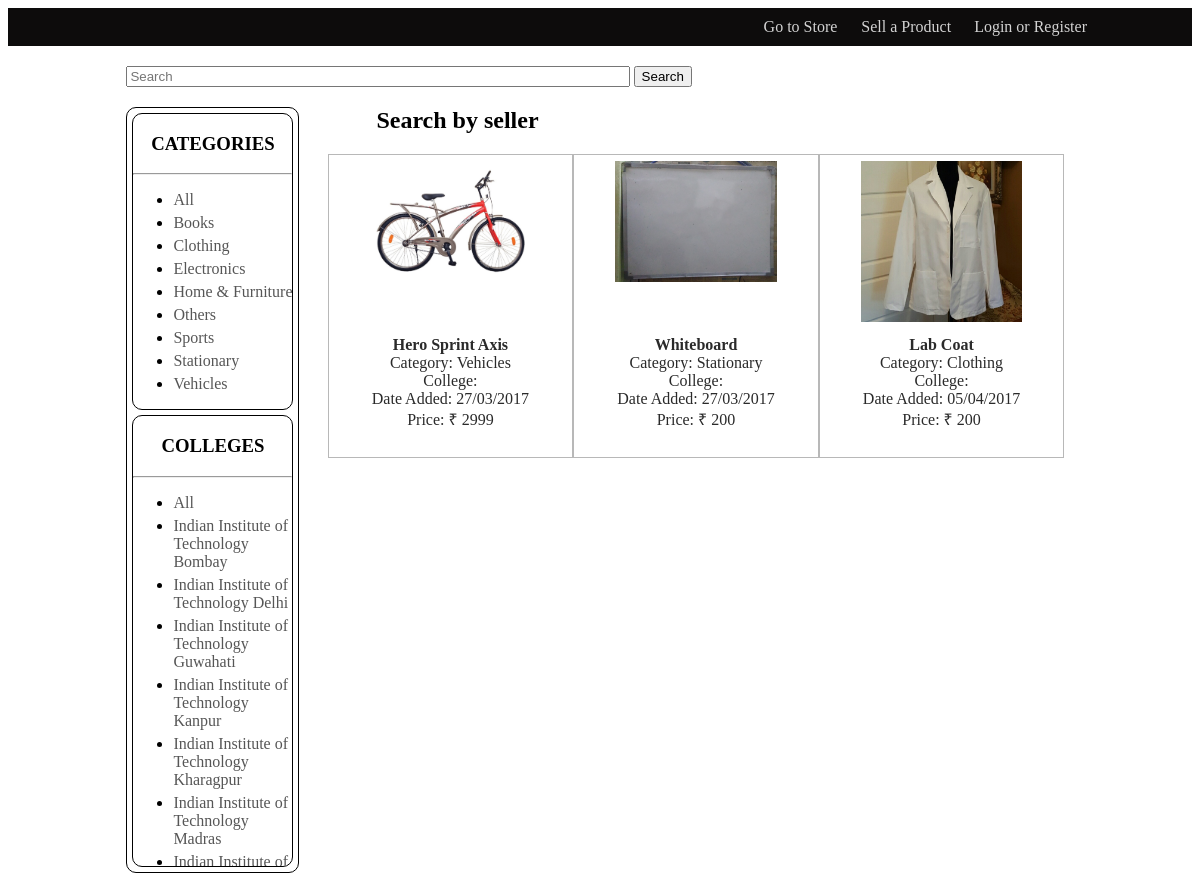
/store?seller=4, run on the app's committed database.
### tables this page shows
CREATE TABLE `categories` (
  `id` int(2) unsigned NOT NULL AUTO_INCREMENT,
  `name` varchar(255) NOT NULL,
  PRIMARY KEY (`id`),
  UNIQUE KEY `name` (`name`)
);

CREATE TABLE `colleges` (
  `id` int(10) unsigned NOT NULL AUTO_INCREMENT,
  `name` varchar(255) NOT NULL,
  PRIMARY KEY (`id`),
  UNIQUE KEY `name` (`name`)
);

CREATE TABLE `products` (
  `id` int(10) unsigned NOT NULL AUTO_INCREMENT,
  `name` varchar(255) NOT NULL,
  `description` varchar(255) NOT NULL,
  `contact` varchar(255) NOT NULL,
  `image` varchar(255) NOT NULL,
  `price` int(10) unsigned NOT NULL,
  `category_id` int(10) unsigned NOT NULL,
  `user_id` int(10) unsigned NOT NULL,
  `datetime` datetime NOT NULL,
  `sold` char(1) NOT NULL DEFAULT 'n',
  PRIMARY KEY (`id`),
  KEY `user_id` (`user_id`),
  KEY `category_id` (`category_id`),
  CONSTRAINT `products_ibfk_1` FOREIGN KEY (`category_id`) REFERENCES `categories` (`id`) ON UPDATE CASCADE,
  CONSTRAINT `products_ibfk_2` FOREIGN KEY (`user_id`) REFERENCES `users` (`id`) ON UPDATE CASCADE
);

### includes/helpers.php (called while the page is built, shortened)
<?php
    function render ($view, $values = [])
    {
        extract($values);
        require(__DIR__."/../views/header.php");
        require(__DIR__."/../views/".$view.".php");
        require(__DIR__."/../views/footer.php");
        exit;
    }
?>

### controllers/store.php (called while the page is built, shortened)
<?php
    $categories = get_categories();
    $colleges = get_colleges();
    if (empty($_GET["category"]) && empty($_GET["college"]) && empty($_GET["seller"])  && empty($_GET["q"]))
    {
        $products = get_recent_products();
        $search_head = "Recent Additions";
    }
    else if (empty($_GET["college"]) && empty($_GET["seller"]) && empty($_GET["q"]))
    {
        $products = get_products_by(1, $_GET["category"]);
        $search_head = "Category: ".$products[0]["category"];
    }
    else if (empty($_GET["seller"]) && empty($_GET["q"]))
    {
        $products = get_products_by(2, $_GET["college"]);
        $search_head = "College: ".$products[0]["college"];
    }
    else if (empty($_GET["q"]))
    {
        $products = get_products_by(3, $_GET["seller"]);
        $search_head = "Search by seller";
    }
    else
    {
	$products = search_products($_GET["q"]);
	$search_head = "Search: ".htmlspecialchars($_GET["q"]);
    }
    render("store_view", ["title" => "Store", "categories" => $categories, "colleges" => $colleges, "search_head" => $search_head, "products" => $products]);
?>

### public/index.php (called while the page is built, shortened)
<?php
    if (isset($_GET["url"]))
        $url = $_GET["url"];
    else
        $url = "store";
    require("../controllers/".$url.".php");
?>

### models/db.php (called while the page is built, shortened)
<?php
    function get_colleges()
    {
        $dbh = $GLOBALS["dbh"];
        $clgs = $dbh->query("SELECT * FROM colleges");
        $colleges = $clgs->fetchAll(PDO::FETCH_ASSOC);
        return $colleges;
    }
    function get_categories()
    {
        $dbh = $GLOBALS["dbh"];
        $result = $dbh->query("SELECT * FROM categories");
        $categories = $result->fetchAll(PDO::FETCH_ASSOC);
        return $categories;
    }
    function get_products_by($option, $id)
    {
        $dbh = $GLOBALS["dbh"];
        if ($option === 1)
        {
            $stmt = $dbh->prepare("SELECT products.*, categories.name AS category, colleges.name AS college FROM products
            INNER JOIN categories ON products.category_id = categories.id INNER JOIN colleges ON colleges.id
            IN (SELECT college_id FROM users WHERE users.id = products.user_id)
            WHERE products.category_id = :id && products.sold = 'n' ORDER BY datetime DESC");
        }
        else if ($option === 3)
        {
            $stmt = $dbh->prepare("SELECT products.*, categories.name AS category FROM products INNER JOIN categories
            ON products.category_id = categories.id WHERE products.user_id = :id ORDER BY sold");
        }
        $stmt->bindParam(":id", $id);
        $stmt->execute();
        $products = $stmt->fetchAll(PDO::FETCH_ASSOC);
        return $products;
    }
?>

### views/store_view.php (the view, shortened to what this page needs)
<form action="store" id="search-box">
    <input type="search" name="q" placeholder="Search">
    <input type="submit" value="Search">
</form>
<div id="items-display">
    <div id="search-criterias">
        <div class="criteria">
            <h3>CATEGORIES</h3><hr>
            <ul>
                <li><a href="store">All</a></li>
            <?php
                foreach ($categories as $category)
                {
            ?>
                <li><a href="store?category=<?= $category["id"] ?>"><?= $category["name"] ?></a></li>
            <?php
                }
            ?>
            </ul>
        </div>
        <div class="criteria">
            <h3>COLLEGES</h3><hr>
            <ul>
                <li><a href="store">All</a></li>
            <?php
                foreach ($colleges as $college)
                {
            ?>
            <li><a href="store?college=<?= $college["id"] ?>"><?= $college["name"] ?></a></li>
            <?php
                }
            ?>
            </ul>
        </div>
    </div>
    <div id="search_head"><h2><?= $search_head ?></h2></div>
    <table id="items">
        <?php
            $n = 1;
            foreach ($products as $product)
            {
                if ($n % 3 === 1)
                    echo "<tr>";
        ?>
                    <td>
                        <a href="product?id=<?= $product["id"] ?>">
                            <div class="store-img"><img src="img/<?= $product["image"] ?>"></div>
                            <strong><?= $product["name"] ?></strong><br>
                            Category: <?= $product["category"] ?><br>
                            College: <?= $product["college"] ?><br>
                            Date Added: <?= date("d/m/Y", strtotime($product["datetime"])) ?><br>
                            Price:
                                <?php
                                if (intval($product["price"]) === 0)
                                {
                                    echo "On Donation";
                                }
                                else
                                {
                            ?>
                                &#8377; <?= $product["price"] ?>
                            <?php
                                }
                            ?>
                        </a>
                    </td>
        <?php
                if ($n % 3 === 0)
                    echo "</tr>";
                $n++;
            }
        ?>
    </table>
</div>

### public/css/styles.css (style rules this page uses)
#search-box input[type=search] { width: 50%; }
#items-display { position: relative; width: 100%; height: 90%; margin: 20px 0; }
#search-criterias { width: 17%; height: 80%; float: left; border: thin solid #000000; border-radius: 10px; }
.criteria { margin: 5px; border: thin solid #000000; border-radius: 10px; max-height: 450px; overflow-y: scroll; }
.criteria h3 { text-align: center; }
.criteria a { text-decoration: none; color: #565656; }
.criteria li { margin: 5px 0; }
#search_head { padding-left: 250px; }
#items { float: right; width: 80%; border-collapse: collapse; }
#items td { width: 30%; border: thin solid #B8B8B8; height: 300px; float: left; text-align: center; }
.store-img { margin: 5px 40px 10px 40px; height: 55%; overflow: hidden; }
.store-img img { width: 100%; }
#items a { text-decoration: none; color: #2A2A2A; }

### data on the page
categories: name "Books"
categories: name "Clothing"
categories: name "Electronics"
categories: name "Home & Furniture"
categories: name "Others"
categories: name "Sports"
categories: name "Stationary"
categories: name "Vehicles"
colleges: name "Indian Institute of Technology Bombay"
colleges: name "Indian Institute of Technology Delhi"
colleges: name "Indian Institute of Technology Guwahati"
colleges: name "Indian Institute of Technology Kanpur"
colleges: name "Indian Institute of Technology Kharagpur"
colleges: name "Indian Institute of Technology Madras"
colleges: name "Indian Institute of…"
products: image (picture), name "Hero Sprint Axis", category.name "Vehicles", datetime "27/03/2017", price "2999"
products: image (picture), name "Whiteboard", category.name "Stationary", datetime "27/03/2017", price "200"
products: image (picture), name "Lab Coat", category.name "Clothing", datetime "05/04/2017", price "200"

### other printed values
$search_head "Search by seller"
